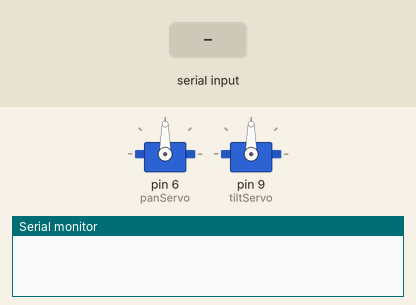
A sketch run on a simulated Arduino Uno, built with avr-gcc and run on an emulated ATmega328P. Parts: 2 × servo, the last lines printed to the serial monitor. The test bench sets the inputs (shaded band).

Above: at 1.2 s.
1.3 s: "1" received over Serial
2.8 s: "0" received over Serial
At 5.5 s:
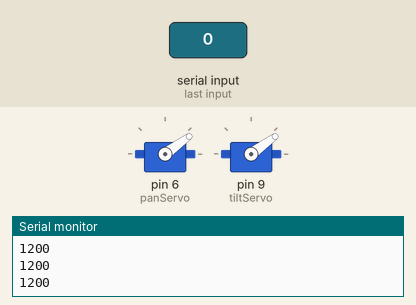
Timing chart, 0 to 7.0 s (numbered marks = the images above; inputs shaded):
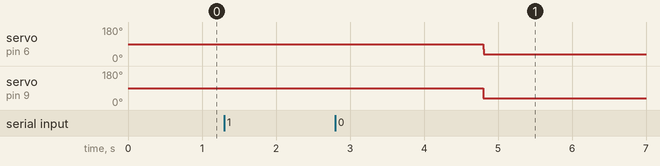

The sketch:

laser_motor_control.ino
```cpp
#include <Servo.h>

Servo panServo;
Servo tiltServo;

float x = 1500;  // stores panServo position
float y = 1500;  // stores tiltServo position

// determines which switch case is executed in loop()
volatile byte mode = 0;

// for trash
char j[1];

// for size of incoming data list
byte sizeInput[2];
volatile int listSize;

// stores position data from svg
byte xs[800];
byte ys[800];
//byte *xs = (byte*) malloc(16);
//byte *ys = (byte*) malloc(16);


void setup()
{
  // set up servo objects
  panServo.attach(6, 1000, 2000);
  tiltServo.attach(9, 1000, 2000);
  // initialize serial communication at 9600 bps
  Serial.begin(9600);
}


void loop()
{
  switch(mode)
  {
    // do nothing
    case 0:
      while(Serial.available()<1);
      break;

    // write mode
    case 1:
      // loop through elements of list
      for (int i = 0; i < listSize; i++)
      {
        if(xs[i] == 201) // code for break between curves in x byte
        {
          // *turn laser off here*
          // write the following point to servos
          x = xs[i+1]*1.5 + 1335.5;
          y = ys[i+1]*1.5 + 1335.5;
          panServo.writeMicroseconds((int)x);
          tiltServo.writeMicroseconds((int)y);
          delay(ys[i]); // delay should be encoded in corresponding y byte
          // *turn laser on here*
          // increment counter cause we already wrote the next point
          i++;
        }
        else // all other cases
        {
          // scale elements of dxs and dys to servo microsecond range (approx 60 to 115 degrees)
          x = xs[i]*3 + 1200.5;
          y = ys[i]*3 + 1200.5;
          // write to servos, delay to ensure "accurate" tracing
          Serial.println((int)x);
          Serial.println((int)y);
          panServo.writeMicroseconds((int)x);
          tiltServo.writeMicroseconds((int)y);
          delay(8);
        }
      }
      break;
  }

Serial.println(listSize);

}

void serialEvent()
// read mode
{
  // reads two listSize bytes. expected: listSize/255, listSize%255
  Serial.readBytes((char*)sizeInput,2);

  // reconstructs listSize from div and mod bytes
  listSize = sizeInput[0]*255 + sizeInput[1];

  // caps at 800, we don't have more memory
  if(listSize > 800 || listSize < 0) {
    listSize = 800;
  }

  // read listSize blocks of bytes. expected: xxxxx...,yyyyy...
  Serial.readBytes((char*)xs,listSize);
  Serial.readBytes((char*)ys,listSize);

  // flush any remaining data from buffer
  while (Serial.available() > 0) {
    Serial.readBytes(j,1);
  }

  // switch to write mode
  mode = 1;
}
```

Measured:
- after the input at 2.8 s, servo on pin 6 (panServo): 90° → 36° after 2.0 s; servo on pin 9 (tiltServo): 90° → 36° after 2.0 s instead of 1.5 s
